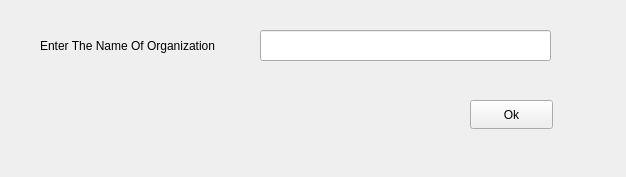
<?xml version="1.0" encoding="UTF-8"?>
<ui version="4.0">
 <class>inOrg</class>
 <widget class="QWidget" name="inOrg">
  <property name="geometry">
   <rect>
    <x>0</x>
    <y>0</y>
    <width>626</width>
    <height>177</height>
   </rect>
  </property>
  <property name="windowTitle">
   <string>Form</string>
  </property>
  <widget class="QLineEdit" name="lineEdit_nameorg">
   <property name="geometry">
    <rect>
     <x>260</x>
     <y>30</y>
     <width>291</width>
     <height>31</height>
    </rect>
   </property>
  </widget>
  <widget class="QLabel" name="label">
   <property name="geometry">
    <rect>
     <x>40</x>
     <y>20</y>
     <width>231</width>
     <height>51</height>
    </rect>
   </property>
   <property name="text">
    <string>Enter The Name Of Organization</string>
   </property>
  </widget>
  <widget class="QPushButton" name="pushButton_ok">
   <property name="geometry">
    <rect>
     <x>470</x>
     <y>100</y>
     <width>83</width>
     <height>29</height>
    </rect>
   </property>
   <property name="text">
    <string>Ok</string>
   </property>
  </widget>
 </widget>
 <resources/>
 <connections/>
</ui>
